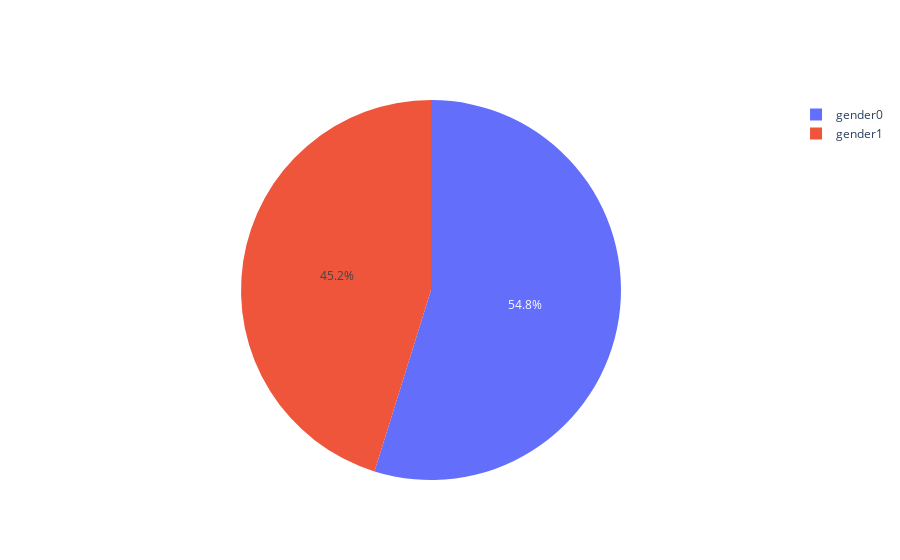

Notebook code cell kept with this figure:
### Markdown cell above
By aggregating sum of the amount burger, we can see the 11 a.m is the peak hour for the outlet that sold the largest amount of all burger type. On the next pages, we can see what the most popular Type of burger by the hour of the transactions.

Here are the snapshot result from aggregating sum of the data based on the hour feature that created previously.

### Code cell
gendertrx = data.groupby(['Gender'])['trx'].sum().reset_index()
fig = go.Figure(data=[go.Pie(labels=['gender0', 'gender1'], values=gendertrx['trx'])])
fig.show()

### Figure 1 — Plotly figure (JSON) as saved in the notebook; plotly's stock layout.template omitted (floating-point values rounded to 4 significant figures)
{"data": [{"labels": ["gender0", "gender1"], "type": "pie", "values": [171, 141]}], "layout": {}}
